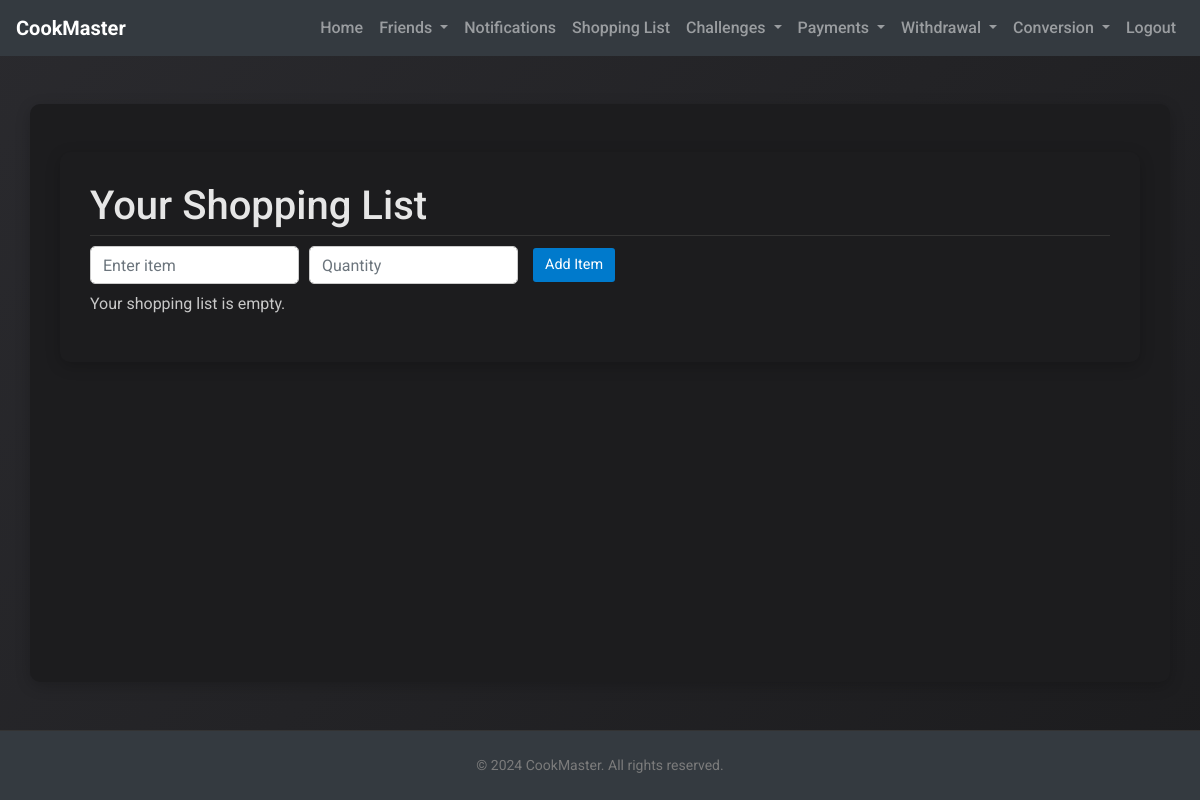
/shopping_list (signed in), run on an earlier commit of the app's database.
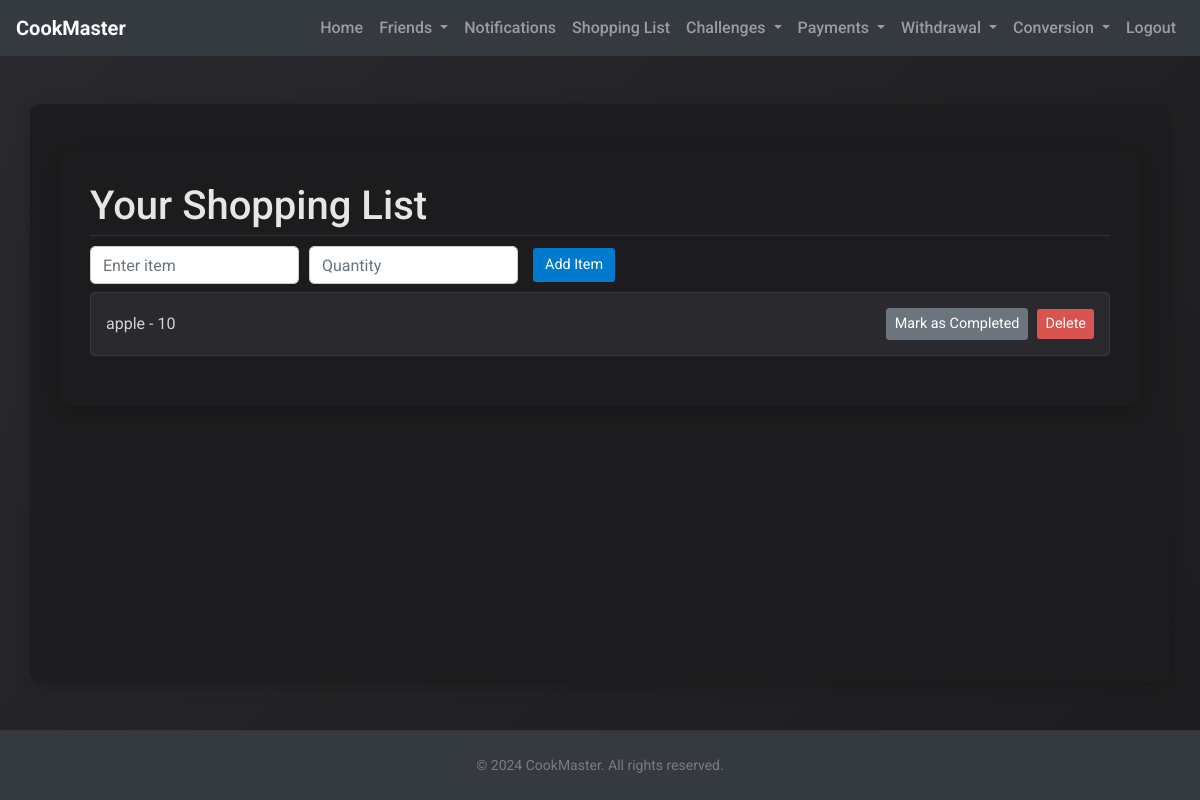
And on a later commit of the database.
### app/models.py (models this page shows)
class ShoppingList(db.Model):
    __tablename__ = 'shopping_list'
    id = db.Column(db.Integer, primary_key=True)
    user_id = db.Column(db.Integer, db.ForeignKey('user.id'), nullable=False)
    item_name = db.Column(db.String(100), nullable=False)
    quantity = db.Column(db.String(50), nullable=True)
    completed = db.Column(db.Boolean, default=False)
    user = db.relationship('User', backref='shopping_lists')

### app/user_routes.py (the view, shortened to what this page needs)
@user.route('/shopping_list', methods=['GET', 'POST'])
@login_required
def shopping_list():
    items = ShoppingList.query.filter_by(user_id=current_user.id).all()
    return render_template('shopping_list.html', items=items)

### app/__init__.py (called while the page is built)
@login_manager.user_loader
def load_user(user_id):
    from app.models import User
    return User.query.get(int(user_id))

### app/templates/shopping_list.html (shortened to what this page needs)
{% extends "base.html" %}
{% block content %}
<div class="container">
    <h1>Your Shopping List</h1>
    <form method="POST" action="{{ url_for('user.shopping_list') }}">
        <div class="form-row align-items-center">
            <div class="col-auto">
                <input type="text" class="form-control mb-2" name="item_name" placeholder="Enter item" required>
            </div>
            <div class="col-auto">
                <input type="text" class="form-control mb-2" name="quantity" placeholder="Quantity">
            </div>
            <div class="col-auto">
                <button type="submit" class="btn btn-primary mb-2">Add Item</button>
            </div>
        </div>
    </form>
    {% if items %}
        <ul class="list-group">
            {% for item in items %}
                <li class="list-group-item d-flex justify-content-between align-items-center">
                    <span style="text-decoration: {{ 'line-through' if item.completed else 'none' }};">
                        {{ item.item_name }}{% if item.quantity %} - {{ item.quantity }}{% endif %}
                    </span>
                    <span>
                        <form method="POST" action="{{ url_for('user.complete_item', item_id=item.id) }}" style="display: inline;">
                            <button type="submit" class="btn btn-sm btn-{{ 'success' if item.completed else 'secondary' }}">
                                {{ 'Completed' if item.completed else 'Mark as Completed' }}
                            </button>
                        </form>
                        <form method="POST" action="{{ url_for('user.delete_item', item_id=item.id) }}" style="display: inline;">
                            <button type="submit" class="btn btn-sm btn-danger">Delete</button>
                        </form>
                    </span>
                </li>
            {% endfor %}
        </ul>
    {% else %}
        <p>Your shopping list is empty.</p>
    {% endif %}
</div>
{% endblock %}

### app/templates/base.html (shortened to what this page needs)
<!DOCTYPE html>
<html lang="en">
<head>
    <link rel="stylesheet" href="https://stackpath.bootstrapcdn.com/bootstrap/4.5.2/css/bootstrap.min.css">
    <link rel="stylesheet" href="{{ url_for('static', filename='css/styles.css') }}">
    <link rel="stylesheet" href="{{ url_for('static', filename='css/font.css') }}">
</head>
<body class="bg-dark text-light">
    <nav class="navbar navbar-expand-lg navbar-dark bg-dark fixed-top">
        <a class="navbar-brand text-neon" href="{{ url_for('user.index') }}">CookMaster</a>
        <div class="collapse navbar-collapse" id="navbarNav">
            <ul class="navbar-nav ml-auto">
                {% if current_user.is_authenticated %}
                    <li class="nav-item">
                        <a class="nav-link" href="{{ url_for('user.index') }}">Home</a>
                    </li>
                    <li class="nav-item dropdown">
                        <a class="nav-link dropdown-toggle" href="#" id="friendsDropdown" role="button" data-toggle="dropdown" aria-haspopup="true" aria-expanded="false">
                            Friends
                        </a>
                    </li>
                    <li class="nav-item">
                        <a class="nav-link" href="{{ url_for('user.notifications') }}">Notifications</a>
                    </li>
                    <li class="nav-item">
                        <a class="nav-link" href="{{ url_for('user.shopping_list') }}">Shopping List</a>
                    </li>
                    <li class="nav-item dropdown">
                        <a class="nav-link dropdown-toggle" href="#" id="challengesDropdown" role="button" data-toggle="dropdown" aria-haspopup="true" aria-expanded="false">
                            Challenges
                        </a>
                    </li>
                    <li class="nav-item dropdown">
                        <a class="nav-link dropdown-toggle" href="#" id="paymentsDropdown" role="button" data-toggle="dropdown" aria-haspopup="true" aria-expanded="false">
                            Payments
                        </a>
                    </li>
                    <li class="nav-item dropdown">
                        <a class="nav-link dropdown-toggle" href="#" id="withdrawDropdown" role="button" data-toggle="dropdown" aria-haspopup="true" aria-expanded="false">
                            Withdrawal
                        </a>
                    </li>
                    <li class="nav-item dropdown">
                        <a class="nav-link dropdown-toggle" href="#" id="conversionDropdown" role="button" data-toggle="dropdown" aria-haspopup="true" aria-expanded="false">
                            Conversion
                        </a>
                    </li>
                    <li class="nav-item">
                        <a class="nav-link" href="{{ url_for('user.logout') }}">Logout</a>
                    </li>
                {% endif %}
            </ul>
        </div>
    </nav>
    <div class="container my-5 pt-5">
        {% block content %}{% endblock %}
    </div>
    <footer class="bg-dark text-muted text-center py-4">
        <p>&copy; 2024 CookMaster. All rights reserved.</p>
    </footer>
</body>
</html>

### app/static/css/styles.css (style rules this page uses)
body { margin: 0; font-family: 'Roboto', sans-serif; background: linear-gradient(135deg, #2a2a2e, #1c1c1e); color: #f5f5f5; background-size: cover; animation: none; }
html, body { height: 100%; margin: 0; display: flex; flex-direction: column; overflow-x: hidden; }
.navbar { background-color: #1c1c1e; position: relative; z-index: 1000; }
.navbar-brand { font-weight: bold; color: #4a90e2; }
.navbar-nav .nav-link { color: #a1a1a6; font-weight: 500; transition: color 0.3s; }
.form-control { border-radius: 5px; box-shadow: none; border: 1px solid #ccc; transition: border-color 0.3s; }
html { scroll-behavior: smooth; }
.container { flex: 1; padding: 60px 20px; }
footer { background-color: #1c1c1e; color: #a1a1a6; padding: 20px 0; text-align: center; border-top: 1px solid #333; }
footer p { margin: 0; font-size: 14px; color: #7b7b7b; }

What changed in the data, as far as the page shows it:
added ShoppingList: item_name "apple", quantity "10", completed "Mark as Completed"
Also different on the page:
text no longer shown: "Your shopping list is empty."
